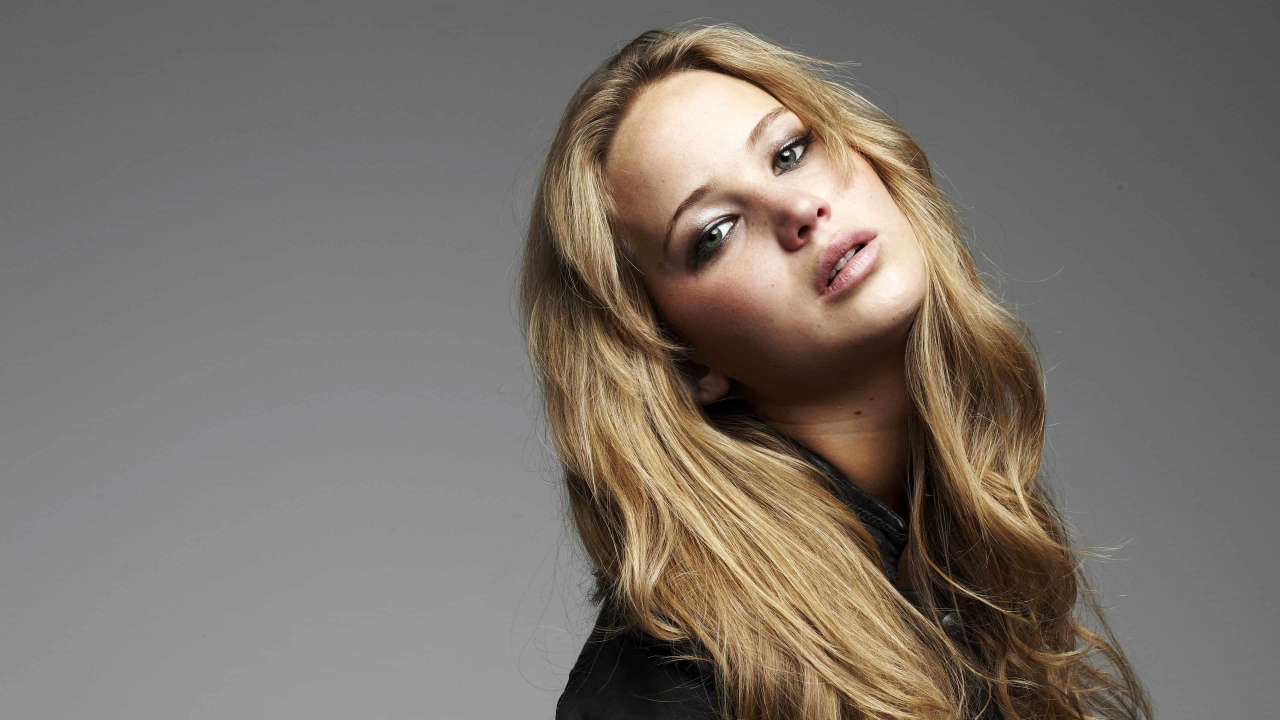
#> input picture assignment 1/image dataset/jeniffer.jpg, 3840 x 2160 px (shown at 1/3 size)
$ python Question_6_b.py
#> lines starting #> are read from the running program, lines starting #| are printed output that depends on the picture; after the words box and inside, x2 and y2 are one past the last pixel; in counts of white or black regions, pixels touching at a corner belong together
import cv2
import numpy as np
import matplotlib.pyplot as plt

# Load the image (assuming it's in BGR format)
jeniffer_img = cv2.imread('image dataset/jeniffer.jpg')
#> jeniffer_img is the input picture: shape (2160, 3840, 3); mean B, G, R 106.8, 114.3, 122.3

# Convert the image to HSV color space
jeniffer_hsv_img = cv2.cvtColor(jeniffer_img, cv2.COLOR_BGR2HSV)
#> jeniffer_hsv_img: shape (2160, 3840, 3); mean H, S, V 8.8, 36.1, 122.4

# Split the image into HSV planes
jeniffer_hue_plane = jeniffer_hsv_img[:, :, 0]
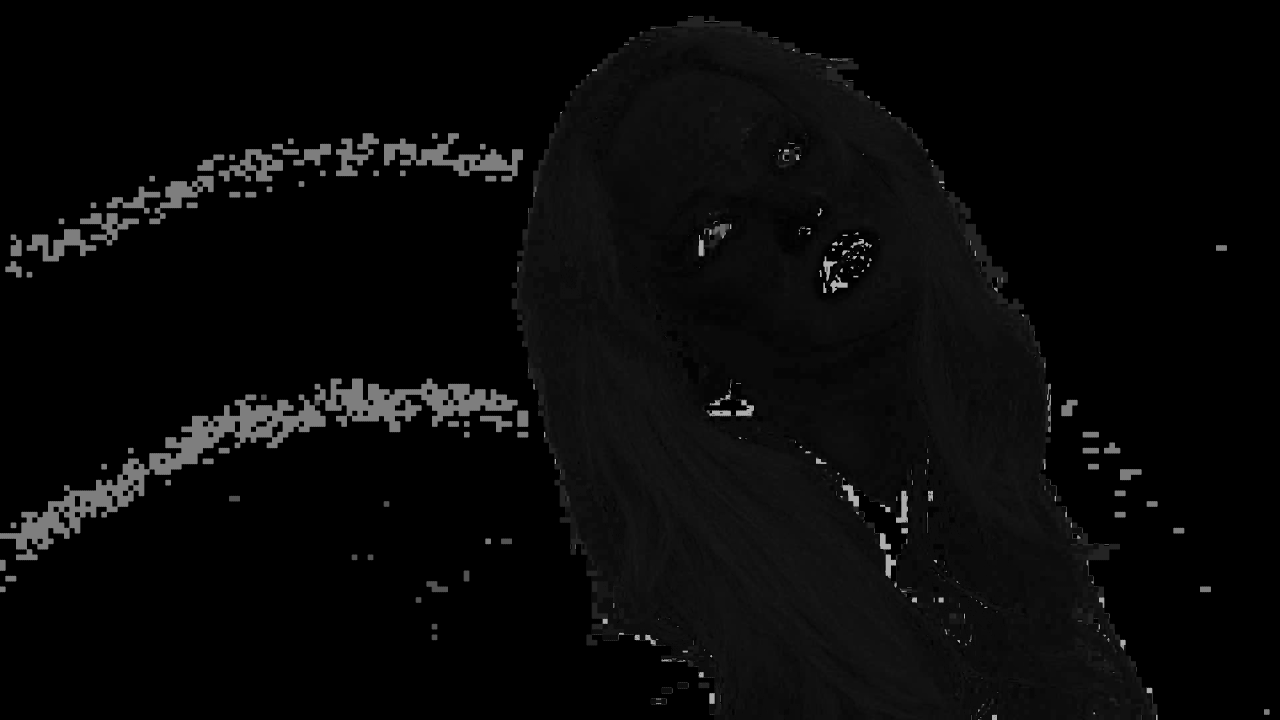
#> jeniffer_hue_plane: shape (2160, 3840) (shown at 1/3 size); min 0, max 179, mean 8.8
jeniffer_saturation_plane = jeniffer_hsv_img[:, :, 1]
jeniffer_value_plane = jeniffer_hsv_img[:, :, 2]

# Create the foreground mask using a threshold on the saturation plane
foreground_mask = jeniffer_saturation_plane > 15
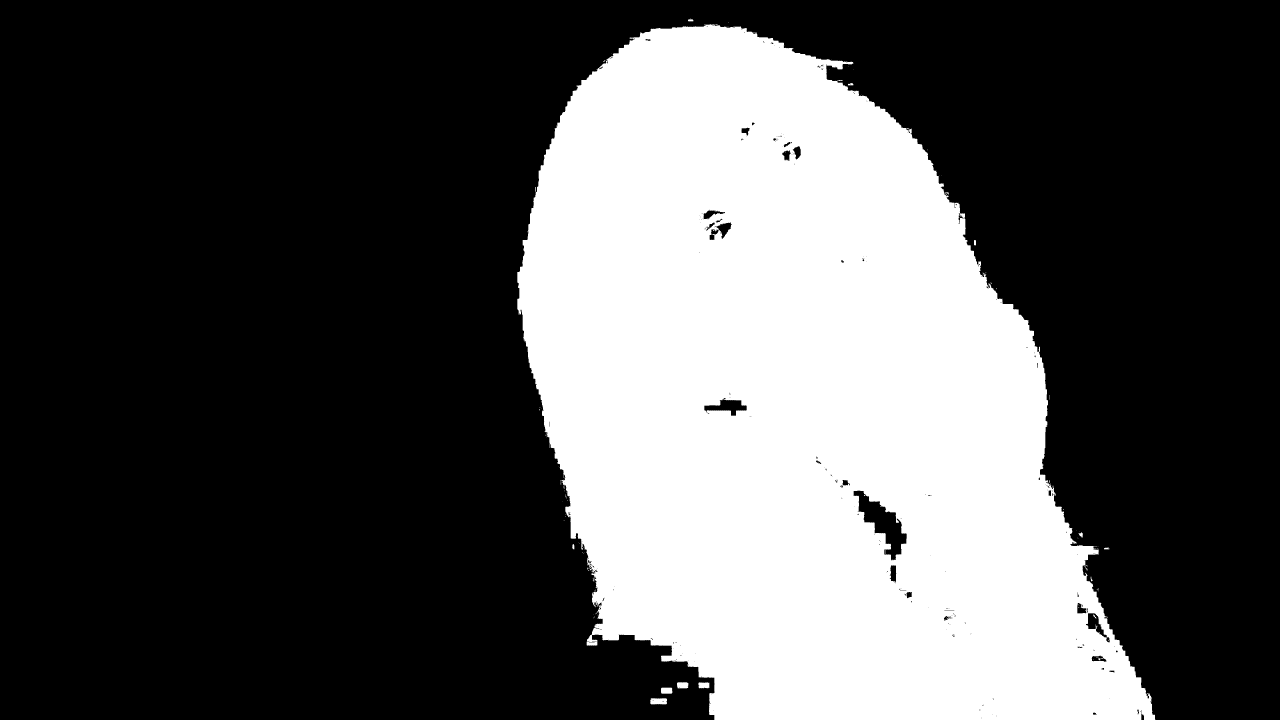
#> foreground_mask: shape (2160, 3840) bool (shown at 1/3 size); 32.6% white; 132 white regions (114 under 20 px), largest, box (x1, y1, x2, y2) and area: (1552, 72, 3466, 2160) 2698220, (1951, 2095, 2001, 2113) 851, (1983, 2063, 2017, 2081) 594

# Extract the foreground only using cv2.bitwise_and
foreground_only = cv2.bitwise_and(jeniffer_img, jeniffer_img, mask=foreground_mask.astype(np.uint8))

# Extract the background from the original image
jeniffer_background_bgr = jeniffer_img - foreground_only
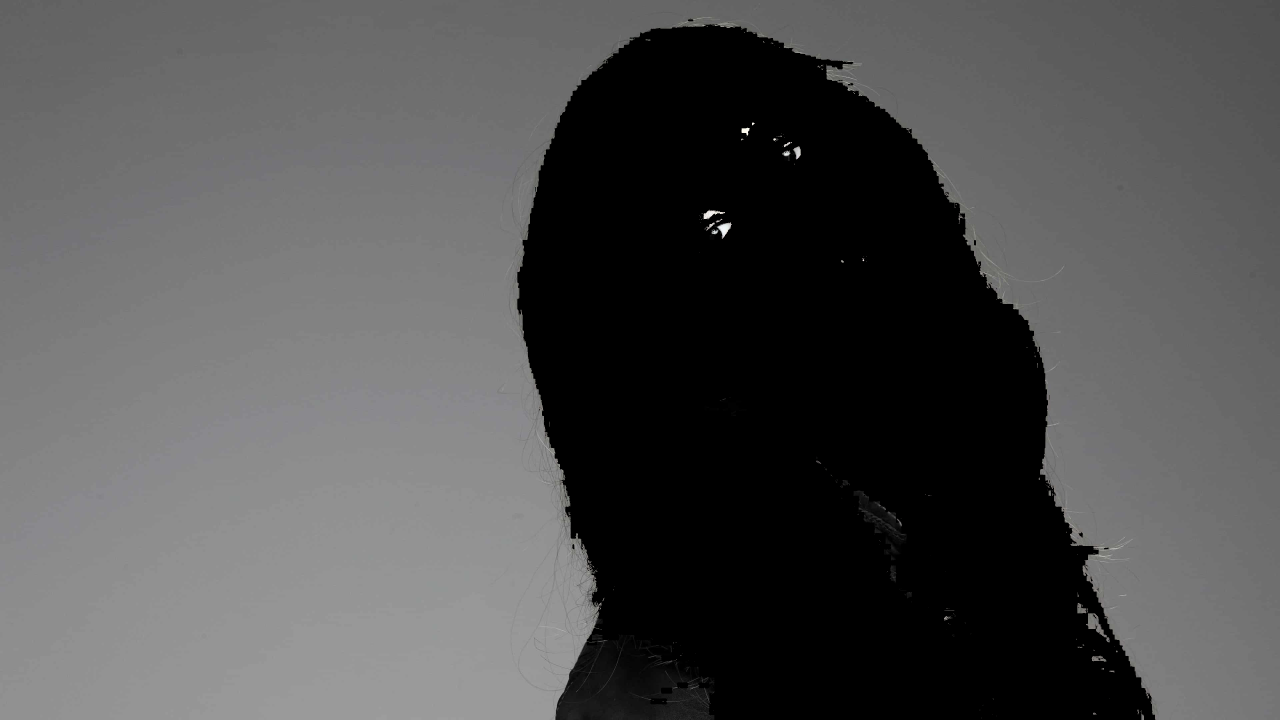
#> jeniffer_background_bgr: shape (2160, 3840, 3) (shown at 1/3 size); mean B, G, R 80.2, 80.1, 80.1

# Get the foreground image in the Value plane
jeniffer_foreground_value = cv2.bitwise_and(jeniffer_value_plane, jeniffer_value_plane, mask=foreground_mask.astype(np.uint8))
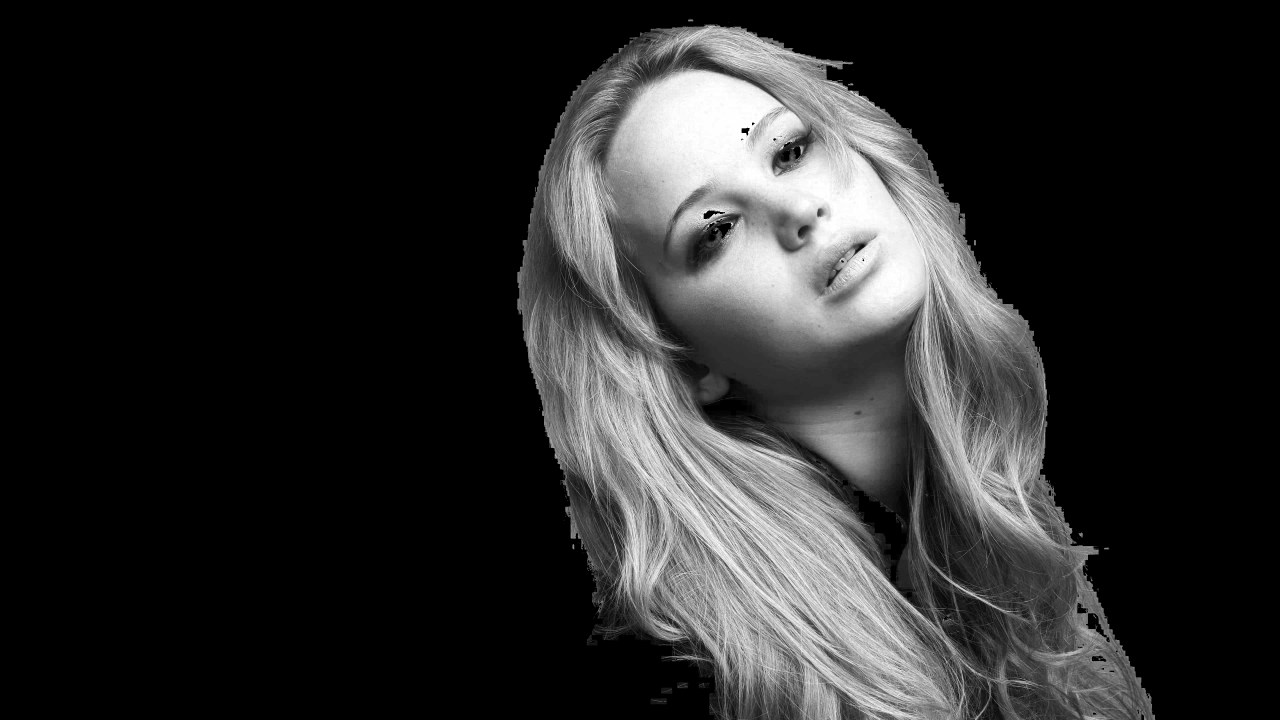
#> jeniffer_foreground_value: shape (2160, 3840) (shown at 1/3 size); min 0, max 255, mean 42.2

# Compute the histogram of the value plane
hist_v = cv2.calcHist([jeniffer_foreground_value], [0], foreground_mask.astype(np.uint8), [256], [0, 256])
#> hist_v = 256 values, max 29462 at index 45, min 0 at index 0, mean 10554.3

# Obtain cumulative sum of histograms
cum_hist_v = np.cumsum(hist_v)
#> cum_hist_v = 256 values from 0 to 2701907

# Calculate pixel count in the mask
pixel_count = foreground_mask.astype(np.uint8).sum()
#> pixel_count = 2701907

# Look up table for value channel equalization
def equalize_histogram(cum_hist, pixel_count):
    return ((cum_hist / pixel_count) * 255).astype(np.uint8)

lut_v = equalize_histogram(cum_hist_v, pixel_count)
#> lut_v = 256 values from 0 to 255

# Apply equalization to the foreground value plane
jeniffer_equalized_foreground_value = cv2.LUT(jeniffer_foreground_value, lut_v)

# Merge the equalized value plane with the original hue and saturation planes
jeniffer_equalized_foreground_hsv_img = cv2.merge((jeniffer_hue_plane, jeniffer_saturation_plane, jeniffer_equalized_foreground_value))
#> jeniffer_equalized_foreground_hsv_img: shape (2160, 3840, 3); mean H, S, V 8.8, 36.1, 41.6

# Convert the image back to BGR color space
jeniffer_equalised_foreground_bgr_img = cv2.cvtColor(jeniffer_equalized_foreground_hsv_img, cv2.COLOR_HSV2BGR)

# Combine equalized foreground with the original background
jeniffer_result = cv2.add(jeniffer_equalised_foreground_bgr_img, jeniffer_background_bgr)

# Compute histogram for the original and equalized value planes
hist_v_orig = cv2.calcHist([jeniffer_foreground_value], [0], None, [256], [0, 256])
#> hist_v_orig = 256 values, max 5592493 at index 0, min 203 at index 2, mean 32400
hist_v_eq = cv2.calcHist([jeniffer_equalized_foreground_value], [0], None, [256], [0, 256])
#> hist_v_eq = 256 values, max 5602923 at index 0, min 0 at index 22, mean 32400

# Display results
plt.figure(figsize=(20, 10))

# Original Image
plt.subplot(231)
plt.imshow(cv2.cvtColor(jeniffer_img, cv2.COLOR_BGR2RGB))
plt.title('Original Image')

# Foreground Mask
plt.subplot(232)
plt.imshow(foreground_mask, cmap='gray')
plt.title('Foreground Mask')

# Foreground Only
plt.subplot(233)
plt.imshow(cv2.cvtColor(foreground_only, cv2.COLOR_BGR2RGB))
plt.title('Foreground Only')

# Equalized Foreground
plt.subplot(234)
plt.imshow(cv2.cvtColor(jeniffer_equalised_foreground_bgr_img, cv2.COLOR_BGR2RGB))
plt.title('Equalized Foreground')

# Final Result
plt.subplot(235)
plt.imshow(cv2.cvtColor(jeniffer_result, cv2.COLOR_BGR2RGB))
plt.title('Final Result')

# [9 lines of commented-out code are left out]

plt.tight_layout()
plt.show()
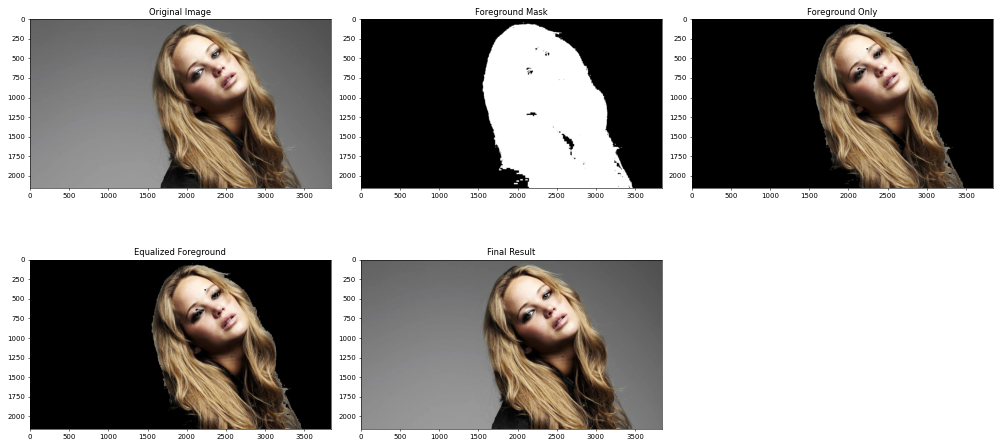
#> figure drawn by matplotlib, 5 panels

$ run again, with assignment 1/image dataset/daisy.jpg copied over assignment 1/image dataset/jeniffer.jpg
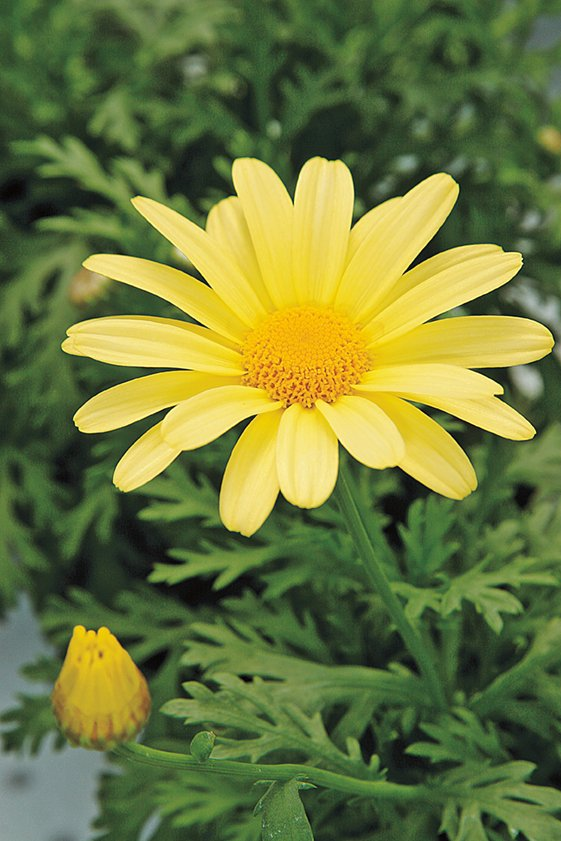
#> input picture assignment 1/image dataset/daisy.jpg, 561 x 841 px
#> jeniffer_img is the input picture: shape (841, 561, 3); mean B, G, R 60.7, 120.3, 108.5
#> jeniffer_hsv_img: shape (841, 561, 3); mean H, S, V 45.8, 119.6, 126.6
#> `foreground_mask = jeniffer_saturation_plane > 15`:
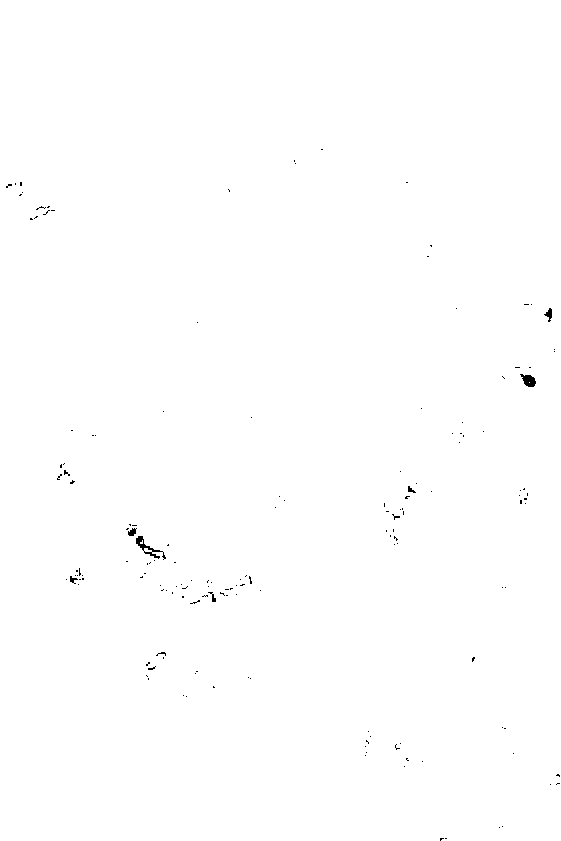
#> foreground_mask: shape (841, 561) bool; 99.8% white; black in thin lines or dots, all inside (x1, y1, x2, y2) = (6, 149, 560, 841)
#> hist_v = 256 values, max 6112 at index 242, min 0 at index 0, mean 1839
#> cum_hist_v = 256 values from 0 to 470787
#> pixel_count = 470787
#> lut_v = 256 values from 0 to 255
#> jeniffer_equalized_foreground_hsv_img: shape (841, 561, 3); mean H, S, V 45.8, 119.6, 127.5
#> `jeniffer_equalised_foreground_bgr_img = cv2.cvtColor(jeniffer_equalize..`:
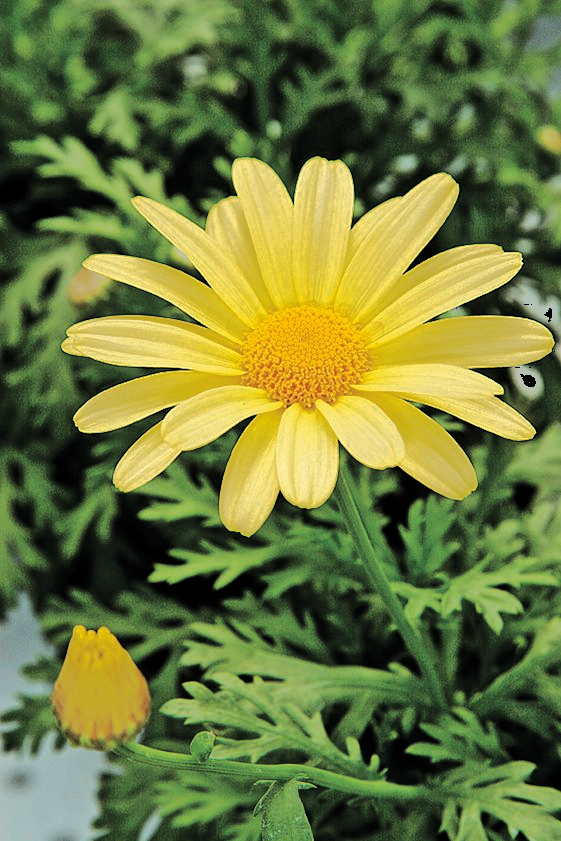
#> jeniffer_equalised_foreground_bgr_img: shape (841, 561, 3); mean B, G, R 60.6, 121.3, 108.5
#> hist_v_orig = 256 values, max 6112 at index 242, min 0 at index 1, mean 1843
#> hist_v_eq = 256 values, max 6112 at index 235, min 0 at index 17, mean 1843

$ run again, with assignment 1/image dataset/emma.jpg copied over assignment 1/image dataset/jeniffer.jpg
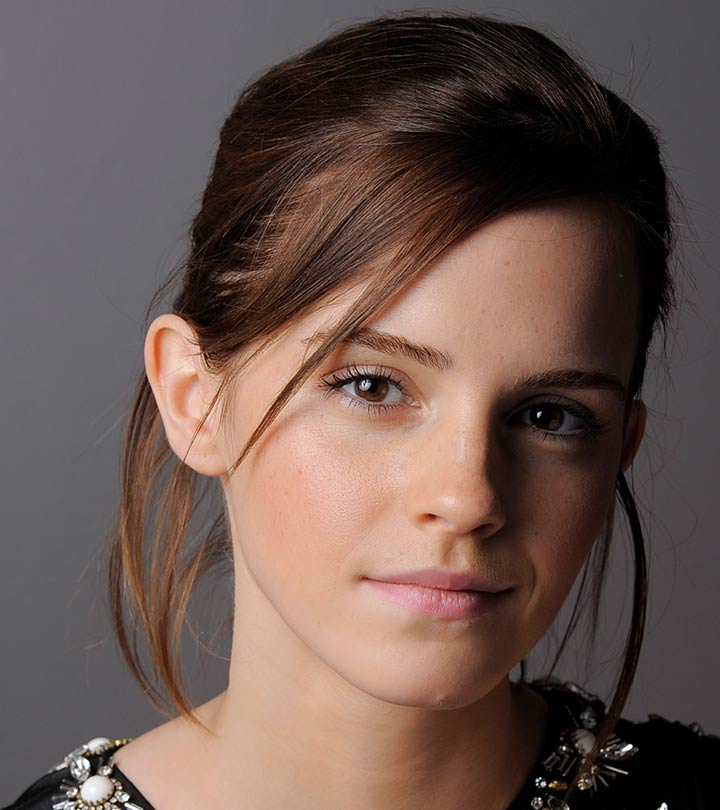
#> input picture assignment 1/image dataset/emma.jpg, 720 x 810 px
#> jeniffer_img is the input picture: shape (810, 720, 3); mean B, G, R 80.1, 87.4, 106.8
#> jeniffer_hsv_img: shape (810, 720, 3); mean H, S, V 54.8, 73.4, 107.5
#> `foreground_mask = jeniffer_saturation_plane > 15`:
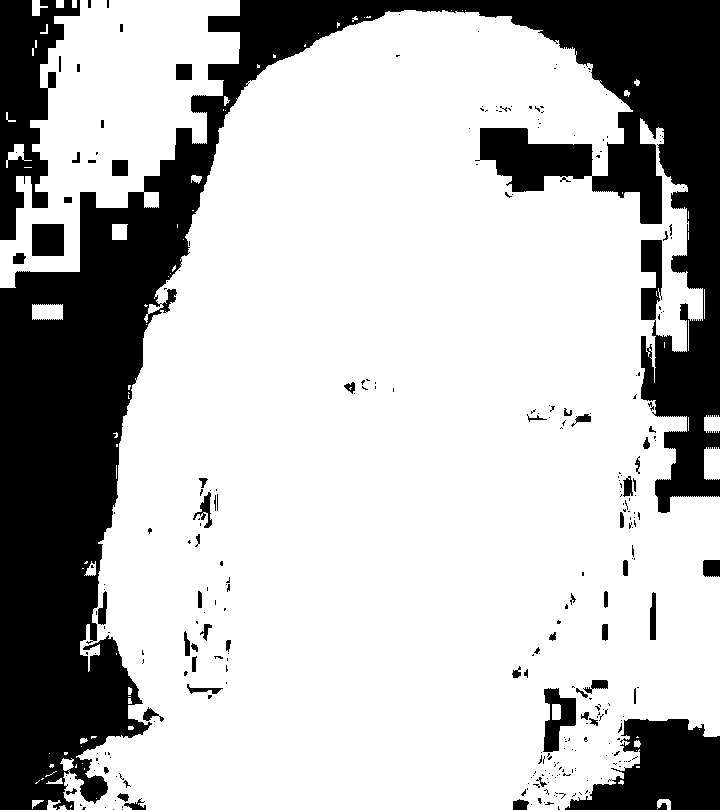
#> foreground_mask: shape (810, 720) bool; 73.3% white; 300 black regions (235 under 20 px), largest, box (x1, y1, x2, y2) and area: (0, 0, 720, 810) 129235, (0, 0, 80, 240) 9743, (565, 719, 720, 810) 8971
#> hist_v = 256 values, max 11789 at index 115, min 0 at index 0, mean 1670.2
#> cum_hist_v = 256 values from 0 to 427566
#> pixel_count = 427566
#> lut_v = 256 values from 0 to 255
#> jeniffer_equalized_foreground_hsv_img: shape (810, 720, 3); mean H, S, V 54.8, 73.4, 93.7
#> `jeniffer_result = cv2.add(jeniffer_equalised_foreground_bgr_img, jenif..`:
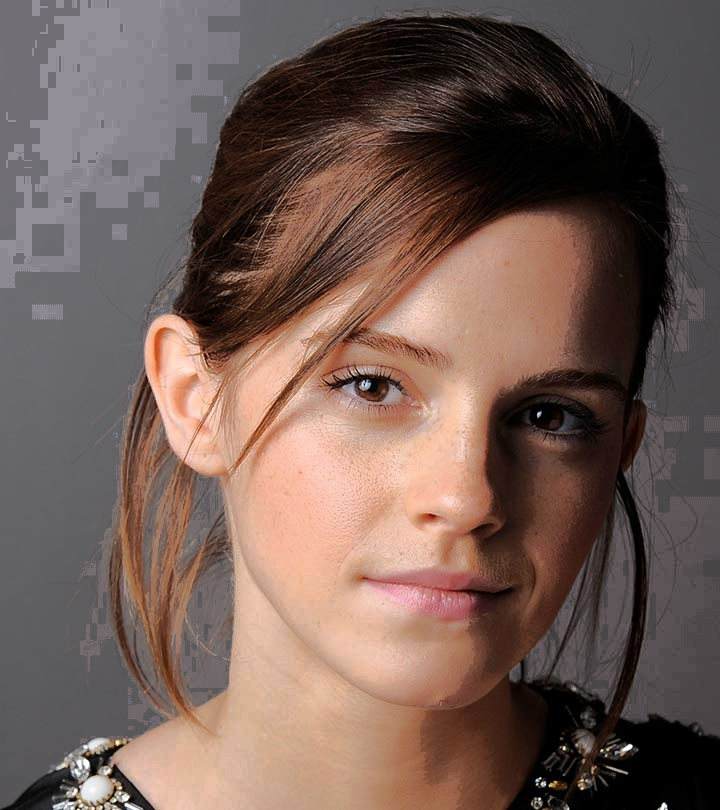
#> jeniffer_result: shape (810, 720, 3); mean B, G, R 86.1, 93.9, 115.5
#> hist_v_orig = 256 values, max 155634 at index 0, min 2 at index 254, mean 2278.1
#> hist_v_eq = 256 values, max 155634 at index 0, min 0 at index 3, mean 2278.1
